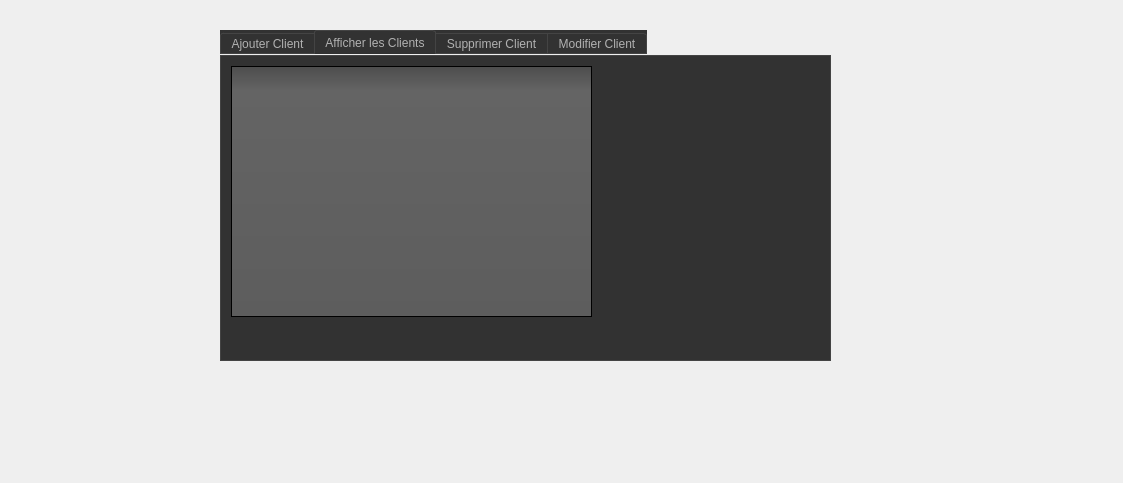
<?xml version="1.0" encoding="UTF-8"?>
<ui version="4.0">
 <class>WWindow</class>
 <widget class="QDialog" name="WWindow">
  <property name="geometry">
   <rect>
    <x>0</x>
    <y>0</y>
    <width>1123</width>
    <height>483</height>
   </rect>
  </property>
  <property name="windowTitle">
   <string>Dialog</string>
  </property>
  <widget class="QTabWidget" name="tabWidget">
   <property name="geometry">
    <rect>
     <x>220</x>
     <y>30</y>
     <width>611</width>
     <height>331</height>
    </rect>
   </property>
   <property name="styleSheet">
    <string notr="true">QToolTip
{
     border: 1px solid black;
     background-color: #ffa02f;
     padding: 1px;
     border-radius: 3px;
     opacity: 100;
}

QWidget
{
    color: #b1b1b1;
    background-color: #323232;
}

QWidget:item:hover
{
    background-color: QLinearGradient( x1: 0, y1: 0, x2: 0, y2: 1, stop: 0 #ffa02f, stop: 1 #ca0619);
    color: #000000;
}

QWidget:item:selected
{
    background-color: QLinearGradient( x1: 0, y1: 0, x2: 0, y2: 1, stop: 0 #ffa02f, stop: 1 #d7801a);
}

QMenuBar::item
{
    background: transparent;
}

QMenuBar::item:selected
{
    background: transparent;
    border: 1px solid #ffaa00;
}

QMenuBar::item:pressed
{
    background: #444;
    border: 1px solid #000;
    background-color: QLinearGradient(
        x1:0, y1:0,
        x2:0, y2:1,
        stop:1 #212121,
        stop:0.4 #343434/*,
        stop:0.2 #343434,
        stop:0.1 #ffaa00*/
    );
    margin-bottom:-1px;
    padding-bottom:1px;
}

QMenu
{
    border: 1px solid #000;
}

QMenu::item
{
    padding: 2px 20px 2px 20px;
}

QMenu::item:selected
{
    color: #000000;
}

QWidget:disabled
{
    color: #404040;
    background-color: #323232;
}

QAbstractItemView
{
    background-color: QLinearGradient( x1: 0, y1: 0, x2: 0, y2: 1, stop: 0 #4d4d4d, stop: 0.1 #646464, stop: 1 #5d5d5d);
}

QWidget:focus
{
    /*border: 2px solid QLinearGradient( x1: 0, y1: 0, x2: 0, y2: 1, stop: 0 #ffa02f, stop: 1 #d7801a);*/
}

QLineEdit
{
    background-color: QLinearGradient( x1: 0, y1: 0, x2: 0, y2: 1, stop: 0 #4d4d4d, stop: 0 #646464, stop: 1 #5d5d5d);
    padding: 1px;
    border-style: solid;
    border: 1px solid #1e1e1e;
    border-radius: 5;
}

QPushButton
{
    color: #b1b1b1;
    background-color: QLinearGradient( x1: 0, y1: 0, x2: 0, y2: 1, stop: 0 #565656, stop: 0.1 #525252, stop: 0.5 #4e4e4e, stop: 0.9 #4a4a4a, stop: 1 #464646);
    border-width: 1px;
    border-color: #1e1e1e;
    border-style: solid;
    border-radius: 6;
    padding: 3px;
    font-size: 12px;
    padding-left: 5px;
    padding-right: 5px;
}

QPushButton:pressed
{
    background-color: QLinearGradient( x1: 0, y1: 0, x2: 0, y2: 1, stop: 0 #2d2d2d, stop: 0.1 #2b2b2b, stop: 0.5 #292929, stop: 0.9 #282828, stop: 1 #252525);
}

QComboBox
{
    selection-background-color: #ffaa00;
    background-color: QLinearGradient( x1: 0, y1: 0, x2: 0, y2: 1, stop: 0 #565656, stop: 0.1 #525252, stop: 0.5 #4e4e4e, stop: 0.9 #4a4a4a, stop: 1 #464646);
    border-style: solid;
    border: 1px solid #1e1e1e;
    border-radius: 5;
}

QComboBox:hover,QPushButton:hover
{
    border: 2px solid QLinearGradient( x1: 0, y1: 0, x2: 0, y2: 1, stop: 0 #ffa02f, stop: 1 #d7801a);
}


QComboBox:on
{
    padding-top: 3px;
    padding-left: 4px;
    background-color: QLinearGradient( x1: 0, y1: 0, x2: 0, y2: 1, stop: 0 #2d2d2d, stop: 0.1 #2b2b2b, stop: 0.5 #292929, stop: 0.9 #282828, stop: 1 #252525);
    selection-background-color: #ffaa00;
}

QComboBox QAbstractItemView
{
    border: 2px solid darkgray;
    selection-background-color: QLinearGradient( x1: 0, y1: 0, x2: 0, y2: 1, stop: 0 #ffa02f, stop: 1 #d7801a);
}

QComboBox::drop-down
{
     subcontrol-origin: padding;
     subcontrol-position: top right;
     width: 15px;

     border-left-width: 0px;
     border-left-color: darkgray;
     border-left-style: solid; /* just a single line */
     border-top-right-radius: 3px; /* same radius as the QComboBox */
     border-bottom-right-radius: 3px;
 }

QComboBox::down-arrow
{
     image: url(:/down_arrow.png);
}

QGroupBox:focus
{
border: 2px solid QLinearGradient( x1: 0, y1: 0, x2: 0, y2: 1, stop: 0 #ffa02f, stop: 1 #d7801a);
}

QTextEdit:focus
{
    border: 2px solid QLinearGradient( x1: 0, y1: 0, x2: 0, y2: 1, stop: 0 #ffa02f, stop: 1 #d7801a);
}

QScrollBar:horizontal {
     border: 1px solid #222222;
     background: QLinearGradient( x1: 0, y1: 0, x2: 0, y2: 1, stop: 0.0 #121212, stop: 0.2 #282828, stop: 1 #484848);
     height: 7px;
     margin: 0px 16px 0 16px;
}

QScrollBar::handle:horizontal
{
      background: QLinearGradient( x1: 0, y1: 0, x2: 1, y2: 0, stop: 0 #ffa02f, stop: 0.5 #d7801a, stop: 1 #ffa02f);
      min-height: 20px;
      border-radius: 2px;
}

QScrollBar::add-line:horizontal {
      border: 1px solid #1b1b19;
      border-radius: 2px;
      background: QLinearGradient( x1: 0, y1: 0, x2: 1, y2: 0, stop: 0 #ffa02f, stop: 1 #d7801a);
      width: 14px;
      subcontrol-position: right;
      subcontrol-origin: margin;
}

QScrollBar::sub-line:horizontal {
      border: 1px solid #1b1b19;
      border-radius: 2px;
      background: QLinearGradient( x1: 0, y1: 0, x2: 1, y2: 0, stop: 0 #ffa02f, stop: 1 #d7801a);
      width: 14px;
     subcontrol-position: left;
     subcontrol-origin: margin;
}

QScrollBar::right-arrow:horizontal, QScrollBar::left-arrow:horizontal
{
      border: 1px solid black;
      width: 1px;
      height: 1px;
      background: white;
}

QScrollBar::add-page:horizontal, QScrollBar::sub-page:horizontal
{
      background: none;
}

QScrollBar:vertical
{
      background: QLinearGradient( x1: 0, y1: 0, x2: 1, y2: 0, stop: 0.0 #121212, stop: 0.2 #282828, stop: 1 #484848);
      width: 7px;
      margin: 16px 0 16px 0;
      border: 1px solid #222222;
}

QScrollBar::handle:vertical
{
      background: QLinearGradient( x1: 0, y1: 0, x2: 0, y2: 1, stop: 0 #ffa02f, stop: 0.5 #d7801a, stop: 1 #ffa02f);
      min-height: 20px;
      border-radius: 2px;
}

QScrollBar::add-line:vertical
{
      border: 1px solid #1b1b19;
      border-radius: 2px;
      background: QLinearGradient( x1: 0, y1: 0, x2: 0, y2: 1, stop: 0 #ffa02f, stop: 1 #d7801a);
      height: 14px;
      subcontrol-position: bottom;
      subcontrol-origin: margin;
}

QScrollBar::sub-line:vertical
{
      border: 1px solid #1b1b19;
      border-radius: 2px;
      background: QLinearGradient( x1: 0, y1: 0, x2: 0, y2: 1, stop: 0 #d7801a, stop: 1 #ffa02f);
      height: 14px;
      subcontrol-position: top;
      subcontrol-origin: margin;
}

QScrollBar::up-arrow:vertical, QScrollBar::down-arrow:vertical
{
      border: 1px solid black;
      width: 1px;
      height: 1px;
      background: white;
}


QScrollBar::add-page:vertical, QScrollBar::sub-page:vertical
{
      background: none;
}

QTextEdit
{
    background-color: #242424;
}

QPlainTextEdit
{
    background-color: #242424;
}

QHeaderView::section
{
    background-color: QLinearGradient(x1:0, y1:0, x2:0, y2:1, stop:0 #616161, stop: 0.5 #505050, stop: 0.6 #434343, stop:1 #656565);
    color: white;
    padding-left: 4px;
    border: 1px solid #6c6c6c;
}

QCheckBox:disabled
{
color: #414141;
}

QDockWidget::title
{
    text-align: center;
    spacing: 3px; /* spacing between items in the tool bar */
    background-color: QLinearGradient(x1:0, y1:0, x2:0, y2:1, stop:0 #323232, stop: 0.5 #242424, stop:1 #323232);
}

QDockWidget::close-button, QDockWidget::float-button
{
    text-align: center;
    spacing: 1px; /* spacing between items in the tool bar */
    background-color: QLinearGradient(x1:0, y1:0, x2:0, y2:1, stop:0 #323232, stop: 0.5 #242424, stop:1 #323232);
}

QDockWidget::close-button:hover, QDockWidget::float-button:hover
{
    background: #242424;
}

QDockWidget::close-button:pressed, QDockWidget::float-button:pressed
{
    padding: 1px -1px -1px 1px;
}

QMainWindow::separator
{
    background-color: QLinearGradient(x1:0, y1:0, x2:0, y2:1, stop:0 #161616, stop: 0.5 #151515, stop: 0.6 #212121, stop:1 #343434);
    color: white;
    padding-left: 4px;
    border: 1px solid #4c4c4c;
    spacing: 3px; /* spacing between items in the tool bar */
}

QMainWindow::separator:hover
{

    background-color: QLinearGradient(x1:0, y1:0, x2:0, y2:1, stop:0 #d7801a, stop:0.5 #b56c17 stop:1 #ffa02f);
    color: white;
    padding-left: 4px;
    border: 1px solid #6c6c6c;
    spacing: 3px; /* spacing between items in the tool bar */
}

QToolBar::handle
{
     spacing: 3px; /* spacing between items in the tool bar */
     background: url(:/images/handle.png);
}

QMenu::separator
{
    height: 2px;
    background-color: QLinearGradient(x1:0, y1:0, x2:0, y2:1, stop:0 #161616, stop: 0.5 #151515, stop: 0.6 #212121, stop:1 #343434);
    color: white;
    padding-left: 4px;
    margin-left: 10px;
    margin-right: 5px;
}

QProgressBar
{
    border: 2px solid grey;
    border-radius: 5px;
    text-align: center;
}

QProgressBar::chunk
{
    background-color: #d7801a;
    width: 2.15px;
    margin: 0.5px;
}

QTabBar::tab {
    color: #b1b1b1;
    border: 1px solid #444;
    border-bottom-style: none;
    background-color: #323232;
    padding-left: 10px;
    padding-right: 10px;
    padding-top: 3px;
    padding-bottom: 2px;
    margin-right: -1px;
}

QTabWidget::pane {
    border: 1px solid #444;
    top: 1px;
}

QTabBar::tab:last
{
    margin-right: 0; /* the last selected tab has nothing to overlap with on the right */
    border-top-right-radius: 3px;
}

QTabBar::tab:first:!selected
{
 margin-left: 0px; /* the last selected tab has nothing to overlap with on the right */


    border-top-left-radius: 3px;
}

QTabBar::tab:!selected
{
    color: #b1b1b1;
    border-bottom-style: solid;
    margin-top: 3px;
    background-color: QLinearGradient(x1:0, y1:0, x2:0, y2:1, stop:1 #212121, stop:.4 #343434);
}

QTabBar::tab:selected
{
    border-top-left-radius: 3px;
    border-top-right-radius: 3px;
    margin-bottom: 0px;
}

QTabBar::tab:!selected:hover
{
    /*border-top: 2px solid #ffaa00;
    padding-bottom: 3px;*/
    border-top-left-radius: 3px;
    border-top-right-radius: 3px;
    background-color: QLinearGradient(x1:0, y1:0, x2:0, y2:1, stop:1 #212121, stop:0.4 #343434, stop:0.2 #343434, stop:0.1 #ffaa00);
}

QRadioButton::indicator:checked, QRadioButton::indicator:unchecked{
    color: #b1b1b1;
    background-color: #323232;
    border: 1px solid #b1b1b1;
    border-radius: 6px;
}

QRadioButton::indicator:checked
{
    background-color: qradialgradient(
        cx: 0.5, cy: 0.5,
        fx: 0.5, fy: 0.5,
        radius: 1.0,
        stop: 0.25 #ffaa00,
        stop: 0.3 #323232
    );
}

QCheckBox::indicator{
    color: #b1b1b1;
    background-color: #323232;
    border: 1px solid #b1b1b1;
    width: 9px;
    height: 9px;
}

QRadioButton::indicator
{
    border-radius: 6px;
}

QRadioButton::indicator:hover, QCheckBox::indicator:hover
{
    border: 1px solid #ffaa00;
}

QCheckBox::indicator:checked
{
    image:url(:/images/checkbox.png);
}

QCheckBox::indicator:disabled, QRadioButton::indicator:disabled
{
    border: 1px solid #444;
}</string>
   </property>
   <property name="currentIndex">
    <number>1</number>
   </property>
   <widget class="QWidget" name="tab_5">
    <attribute name="title">
     <string>Ajouter Client</string>
    </attribute>
    <widget class="QLabel" name="label">
     <property name="geometry">
      <rect>
       <x>30</x>
       <y>160</y>
       <width>61</width>
       <height>16</height>
      </rect>
     </property>
     <property name="text">
      <string>CIN</string>
     </property>
    </widget>
    <widget class="QLabel" name="label_15">
     <property name="geometry">
      <rect>
       <x>30</x>
       <y>100</y>
       <width>47</width>
       <height>13</height>
      </rect>
     </property>
     <property name="text">
      <string>Date</string>
     </property>
    </widget>
    <widget class="QLabel" name="label_16">
     <property name="geometry">
      <rect>
       <x>30</x>
       <y>130</y>
       <width>51</width>
       <height>16</height>
      </rect>
     </property>
     <property name="text">
      <string>Livraison</string>
     </property>
    </widget>
    <widget class="QLineEdit" name="lineEdit_CIN_2">
     <property name="geometry">
      <rect>
       <x>140</x>
       <y>160</y>
       <width>113</width>
       <height>20</height>
      </rect>
     </property>
    </widget>
    <widget class="QLineEdit" name="lineEdit_Date_2">
     <property name="geometry">
      <rect>
       <x>140</x>
       <y>100</y>
       <width>113</width>
       <height>20</height>
      </rect>
     </property>
    </widget>
    <widget class="QLineEdit" name="lineEdit_Livraison_2">
     <property name="geometry">
      <rect>
       <x>140</x>
       <y>130</y>
       <width>113</width>
       <height>20</height>
      </rect>
     </property>
    </widget>
    <widget class="QLineEdit" name="lineEdit_Produit_2">
     <property name="geometry">
      <rect>
       <x>140</x>
       <y>190</y>
       <width>113</width>
       <height>20</height>
      </rect>
     </property>
    </widget>
    <widget class="QLabel" name="label_17">
     <property name="geometry">
      <rect>
       <x>30</x>
       <y>190</y>
       <width>47</width>
       <height>13</height>
      </rect>
     </property>
     <property name="text">
      <string>Produit</string>
     </property>
    </widget>
    <widget class="QLineEdit" name="lineEdit_Prenom_2">
     <property name="geometry">
      <rect>
       <x>140</x>
       <y>70</y>
       <width>113</width>
       <height>20</height>
      </rect>
     </property>
    </widget>
    <widget class="QLineEdit" name="lineEdit_Nom_2">
     <property name="geometry">
      <rect>
       <x>140</x>
       <y>40</y>
       <width>113</width>
       <height>20</height>
      </rect>
     </property>
    </widget>
    <widget class="QLabel" name="label_18">
     <property name="geometry">
      <rect>
       <x>30</x>
       <y>70</y>
       <width>47</width>
       <height>13</height>
      </rect>
     </property>
     <property name="text">
      <string>Prenom</string>
     </property>
    </widget>
    <widget class="QLabel" name="label_19">
     <property name="geometry">
      <rect>
       <x>30</x>
       <y>40</y>
       <width>47</width>
       <height>13</height>
      </rect>
     </property>
     <property name="text">
      <string>Nom</string>
     </property>
    </widget>
    <widget class="QPushButton" name="pushButton">
     <property name="geometry">
      <rect>
       <x>310</x>
       <y>40</y>
       <width>93</width>
       <height>28</height>
      </rect>
     </property>
     <property name="text">
      <string>Ajouter</string>
     </property>
    </widget>
    <widget class="QPushButton" name="pushButton_3">
     <property name="geometry">
      <rect>
       <x>510</x>
       <y>260</y>
       <width>93</width>
       <height>28</height>
      </rect>
     </property>
     <property name="text">
      <string>Quitter</string>
     </property>
    </widget>
    <widget class="QPushButton" name="pushButton_4">
     <property name="geometry">
      <rect>
       <x>20</x>
       <y>260</y>
       <width>93</width>
       <height>28</height>
      </rect>
     </property>
     <property name="text">
      <string>Commande</string>
     </property>
    </widget>
   </widget>
   <widget class="QWidget" name="tab_6">
    <attribute name="title">
     <string>Afficher les Clients</string>
    </attribute>
    <widget class="QTableView" name="tabclient_2">
     <property name="geometry">
      <rect>
       <x>10</x>
       <y>10</y>
       <width>361</width>
       <height>251</height>
      </rect>
     </property>
    </widget>
   </widget>
   <widget class="QWidget" name="tab_7">
    <attribute name="title">
     <string>Supprimer Client</string>
    </attribute>
    <widget class="QLineEdit" name="lineEdit_id_3">
     <property name="geometry">
      <rect>
       <x>80</x>
       <y>30</y>
       <width>113</width>
       <height>20</height>
      </rect>
     </property>
    </widget>
    <widget class="QLabel" name="label_20">
     <property name="geometry">
      <rect>
       <x>20</x>
       <y>30</y>
       <width>61</width>
       <height>16</height>
      </rect>
     </property>
     <property name="text">
      <string>prenom</string>
     </property>
    </widget>
    <widget class="QPushButton" name="pb_supprimer_2">
     <property name="geometry">
      <rect>
       <x>280</x>
       <y>30</y>
       <width>75</width>
       <height>23</height>
      </rect>
     </property>
     <property name="text">
      <string>Supprimer</string>
     </property>
    </widget>
   </widget>
   <widget class="QWidget" name="tab_8">
    <attribute name="title">
     <string>Modifier Client</string>
    </attribute>
    <widget class="QLineEdit" name="lineEdit_nomrech_2">
     <property name="geometry">
      <rect>
       <x>130</x>
       <y>20</y>
       <width>113</width>
       <height>20</height>
      </rect>
     </property>
    </widget>
    <widget class="QLabel" name="label_21">
     <property name="geometry">
      <rect>
       <x>20</x>
       <y>20</y>
       <width>91</width>
       <height>20</height>
      </rect>
     </property>
     <property name="text">
      <string>nom a modifier</string>
     </property>
    </widget>
    <widget class="QPushButton" name="pb_Modifier_2">
     <property name="geometry">
      <rect>
       <x>270</x>
       <y>170</y>
       <width>75</width>
       <height>23</height>
      </rect>
     </property>
     <property name="text">
      <string>Modifier</string>
     </property>
    </widget>
    <widget class="QLabel" name="label_22">
     <property name="geometry">
      <rect>
       <x>30</x>
       <y>40</y>
       <width>81</width>
       <height>30</height>
      </rect>
     </property>
     <property name="text">
      <string>prenom a mod</string>
     </property>
    </widget>
    <widget class="QLineEdit" name="lineEdit_dateLN_2">
     <property name="geometry">
      <rect>
       <x>130</x>
       <y>80</y>
       <width>113</width>
       <height>20</height>
      </rect>
     </property>
    </widget>
    <widget class="QLabel" name="label_23">
     <property name="geometry">
      <rect>
       <x>20</x>
       <y>110</y>
       <width>91</width>
       <height>20</height>
      </rect>
     </property>
     <property name="text">
      <string>livraison</string>
     </property>
    </widget>
    <widget class="QLineEdit" name="lineEdit_LivraisonCN_2">
     <property name="geometry">
      <rect>
       <x>130</x>
       <y>110</y>
       <width>113</width>
       <height>20</height>
      </rect>
     </property>
    </widget>
    <widget class="QLabel" name="label_24">
     <property name="geometry">
      <rect>
       <x>20</x>
       <y>140</y>
       <width>91</width>
       <height>20</height>
      </rect>
     </property>
     <property name="text">
      <string>CIN</string>
     </property>
    </widget>
    <widget class="QLineEdit" name="lineEdit_prenomN_2">
     <property name="geometry">
      <rect>
       <x>130</x>
       <y>50</y>
       <width>113</width>
       <height>20</height>
      </rect>
     </property>
    </widget>
    <widget class="QLabel" name="label_25">
     <property name="geometry">
      <rect>
       <x>20</x>
       <y>80</y>
       <width>91</width>
       <height>20</height>
      </rect>
     </property>
     <property name="text">
      <string>date</string>
     </property>
    </widget>
    <widget class="QLineEdit" name="lineEdit_CINN_2">
     <property name="geometry">
      <rect>
       <x>130</x>
       <y>140</y>
       <width>113</width>
       <height>20</height>
      </rect>
     </property>
    </widget>
    <widget class="QLineEdit" name="lineEdit_ProduitN_2">
     <property name="geometry">
      <rect>
       <x>130</x>
       <y>170</y>
       <width>113</width>
       <height>20</height>
      </rect>
     </property>
    </widget>
    <widget class="QLabel" name="label_26">
     <property name="geometry">
      <rect>
       <x>30</x>
       <y>170</y>
       <width>71</width>
       <height>20</height>
      </rect>
     </property>
     <property name="text">
      <string>produit</string>
     </property>
    </widget>
   </widget>
  </widget>
 </widget>
 <resources/>
 <connections>
  <connection>
   <sender>pushButton_3</sender>
   <signal>clicked()</signal>
   <receiver>WWindow</receiver>
   <slot>close()</slot>
   <hints>
    <hint type="sourcelabel">
     <x>730</x>
     <y>214</y>
    </hint>
    <hint type="destinationlabel">
     <x>851</x>
     <y>212</y>
    </hint>
   </hints>
  </connection>
 </connections>
</ui>
